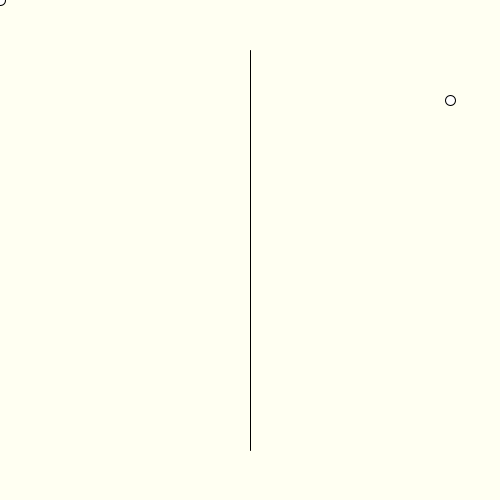
Frame 1 (no input)
Frame 60 (the mouse pressed at the canvas centre just before this capture): identical to frame 1, image omitted
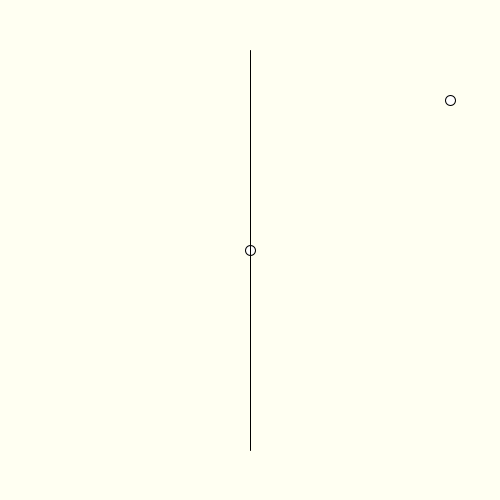
Frame 120 (the mouse held since frame 60 and released just before this capture)

The Processing sketch that drew these frames (run headless with seeded random() and noise(); from frame 60 on, the mouse is pressed at the canvas centre):

// Processing sketch: type5_sketch_240423a
// ── type5_sketch_240423a.pde
// Step01 先畫出線、點、互動界面
PVector [] p = new PVector[4];

void setup(){
  size(500, 500);
  p[0] = new PVector(250, 50);
  p[1] = new PVector(250,450);
  p[2] = new PVector(450, 100);
  p[3] = new PVector(0 ,0);
}

void draw(){
  background(#FFFFF2);
  p[3].x = mouseX;
  p[3].y = mouseY;
  ellipse(p[2].x, p[2].y, 10, 10); //兩個點 固定點
  ellipse(p[3].x, p[3].y, 10, 10); //兩個點 移動點
  line(p[0].x, p[0].y, p[1].x, p[1].y); // Line Type 5: Optional Line
}
